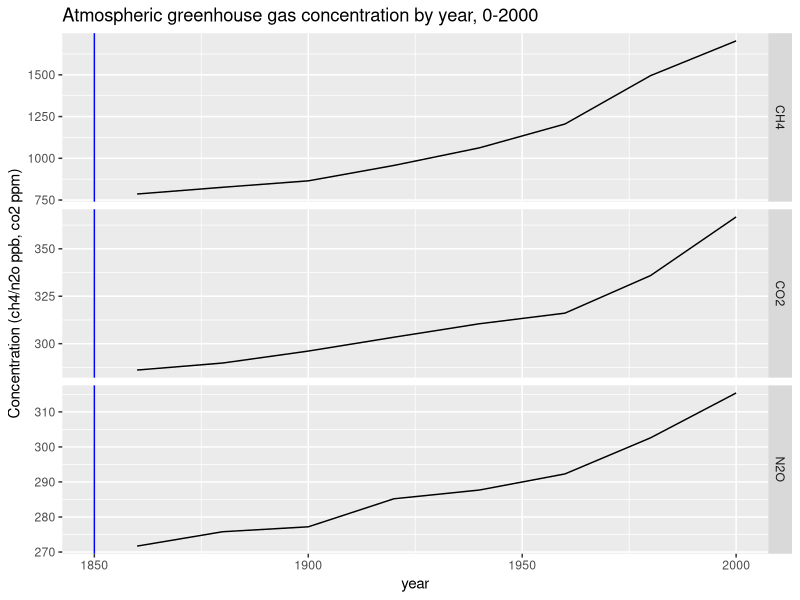
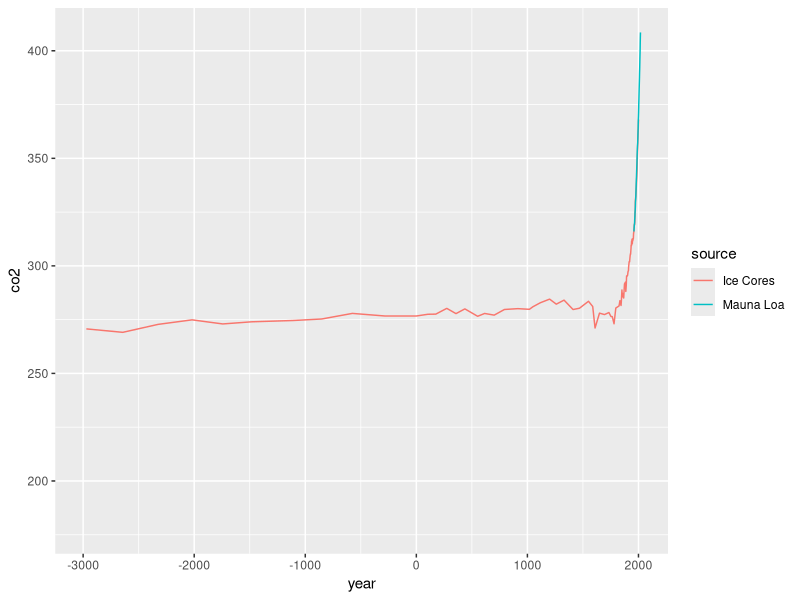

These charts were generated, in order, by the following R code:
library(tidyverse)
library(dslabs)
library(dplyr)
data(temp_carbon)
data(greenhouse_gases)
data(historic_co2)

greenhouse_gases %>% filter (year>1850) %>%
  ggplot(aes(year,concentration)) +
  geom_line() +
  facet_grid(gas~., scales = "free") +
  geom_vline(aes(xintercept = 1850), col = "blue") +
  ylab("Concentration (ch4/n2o ppb, co2 ppm)") +
  ggtitle("Atmospheric greenhouse gas concentration by year, 0-2000")

#p<-temp_carbon %>% filter(!is.na(carbon_emissions)) %>%ggplot(aes(year,carbon_emissions)) + geom_line()
#p
names(historic_co2)

co2_time<-historic_co2 %>% filter (!is.na(co2) & !is.na(year) & !is.na(source)) %>%
  ggplot(aes(year,co2,col=source)) +
  geom_line() + scale_x_continuous(limits=c(-3000,2018))
co2_time
